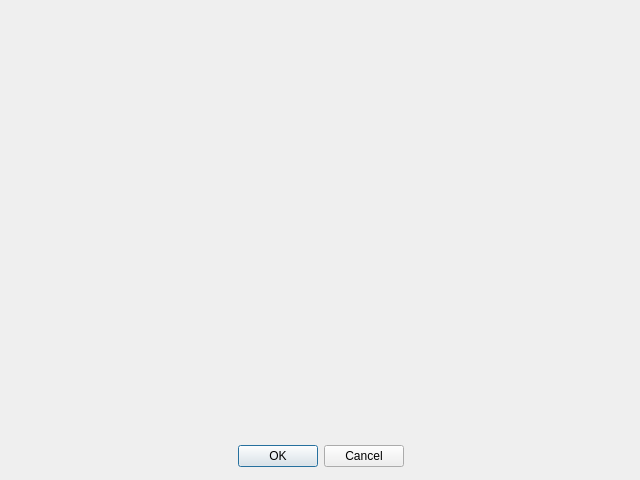
<?xml version="1.0" encoding="UTF-8"?>
<ui version="4.0">
 <class>Dialog</class>
 <widget class="QDialog" name="Dialog">
  <property name="geometry">
   <rect>
    <x>0</x>
    <y>0</y>
    <width>640</width>
    <height>480</height>
   </rect>
  </property>
  <property name="windowTitle">
   <string>Dialog</string>
  </property>
  <widget class="QDialogButtonBox" name="buttonBox">
   <property name="geometry">
    <rect>
     <x>10</x>
     <y>440</y>
     <width>621</width>
     <height>32</height>
    </rect>
   </property>
   <property name="orientation">
    <enum>Qt::Horizontal</enum>
   </property>
   <property name="standardButtons">
    <set>QDialogButtonBox::Cancel|QDialogButtonBox::Ok</set>
   </property>
   <property name="centerButtons">
    <bool>true</bool>
   </property>
  </widget>
 </widget>
 <resources/>
 <connections>
  <connection>
   <sender>buttonBox</sender>
   <signal>accepted()</signal>
   <receiver>Dialog</receiver>
   <slot>accept()</slot>
   <hints>
    <hint type="sourcelabel">
     <x>248</x>
     <y>254</y>
    </hint>
    <hint type="destinationlabel">
     <x>157</x>
     <y>274</y>
    </hint>
   </hints>
  </connection>
  <connection>
   <sender>buttonBox</sender>
   <signal>rejected()</signal>
   <receiver>Dialog</receiver>
   <slot>reject()</slot>
   <hints>
    <hint type="sourcelabel">
     <x>316</x>
     <y>260</y>
    </hint>
    <hint type="destinationlabel">
     <x>286</x>
     <y>274</y>
    </hint>
   </hints>
  </connection>
 </connections>
</ui>
